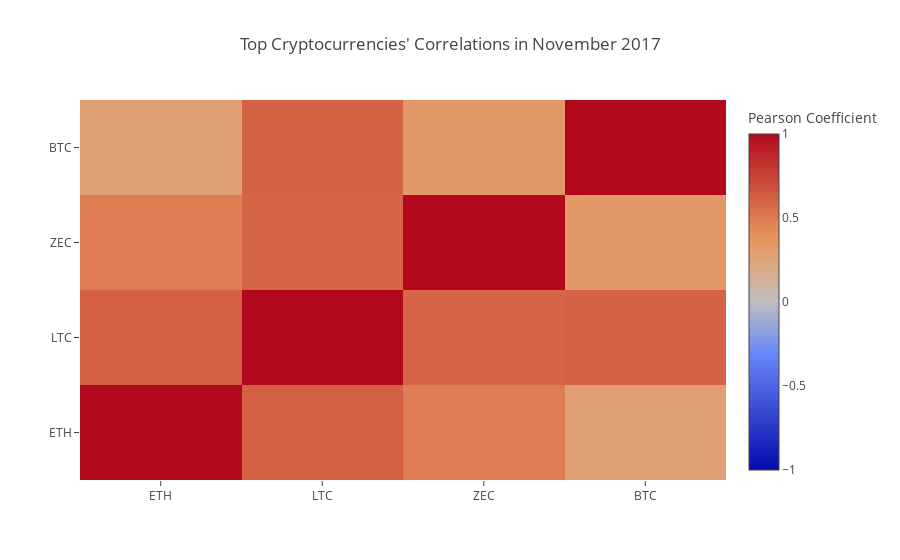
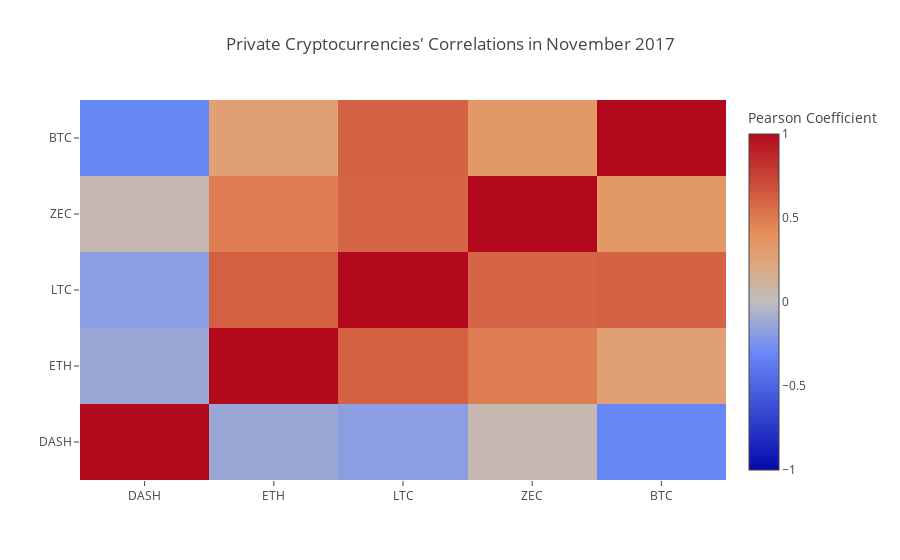

Notebook cell for these charts, in order:
### Code cell
#create the correlation heatmap of growth rates of cryptocurrencies
def correlation_heatmap(df, title, absolute_bounds=True):
    assert isinstance(title, str), "title must be a string"
    assert isinstance(df, pd.DataFrame), "df must be pandas.core.frame.DataFrame"
    '''Plot a correlation heatmap for the entire dataframe'''
    heatmap = go.Heatmap(
        z=df.corr(method='pearson').as_matrix(),
        x=df.columns,
        y=df.columns,
        colorbar=dict(title='Pearson Coefficient'),
    )
    
    layout = go.Layout(title=title)
    
    if absolute_bounds:
        heatmap['zmax'] = 1.0
        heatmap['zmin'] = -1.0
        
    fig = go.Figure(data=[heatmap], layout=layout)
    py.iplot(fig)
    
#get peason correlation of BTC,LTC,ETH,DASH    
correlation_heatmap(combined_df_2017.pct_change(), "Top Cryptocurrencies' Correlations in November 2017")
correlation_heatmap(privacy_df_2017.pct_change(), "Private Cryptocurrencies' Correlations in November 2017")

### Figure 1 — Plotly figure (JSON) as saved in the notebook; plotly's stock layout.template omitted (floating-point values rounded to 4 significant figures)
{"data": [{"colorbar": {"title": "Pearson Coefficient"}, "type": "heatmap", "x": ["ETH", "LTC", "ZEC", "BTC"], "y": ["ETH", "LTC", "ZEC", "BTC"], "z": [[1, 0.6189, 0.4893, 0.2806], [0.6189, 1, 0.5958, 0.6106], [0.4893, 0.5958, 1, 0.3401], [0.2806, 0.6106, 0.3401, 1]], "zmax": 1, "zmin": -1}], "layout": {"title": "Top Cryptocurrencies' Correlations in November 2017"}}

### Figure 2 — Plotly figure (JSON) as saved in the notebook; plotly's stock layout.template omitted (floating-point values rounded to 4 significant figures)
{"data": [{"colorbar": {"title": "Pearson Coefficient"}, "type": "heatmap", "x": ["DASH", "ETH", "LTC", "ZEC", "BTC"], "y": ["DASH", "ETH", "LTC", "ZEC", "BTC"], "z": [[1, -0.1319, -0.1816, 0.04569, -0.3134], [-0.1319, 1, 0.6189, 0.4893, 0.2806], [-0.1816, 0.6189, 1, 0.5958, 0.6106], [0.04569, 0.4893, 0.5958, 1, 0.3401], [-0.3134, 0.2806, 0.6106, 0.3401, 1]], "zmax": 1, "zmin": -1}], "layout": {"title": "Private Cryptocurrencies' Correlations in November 2017"}}
